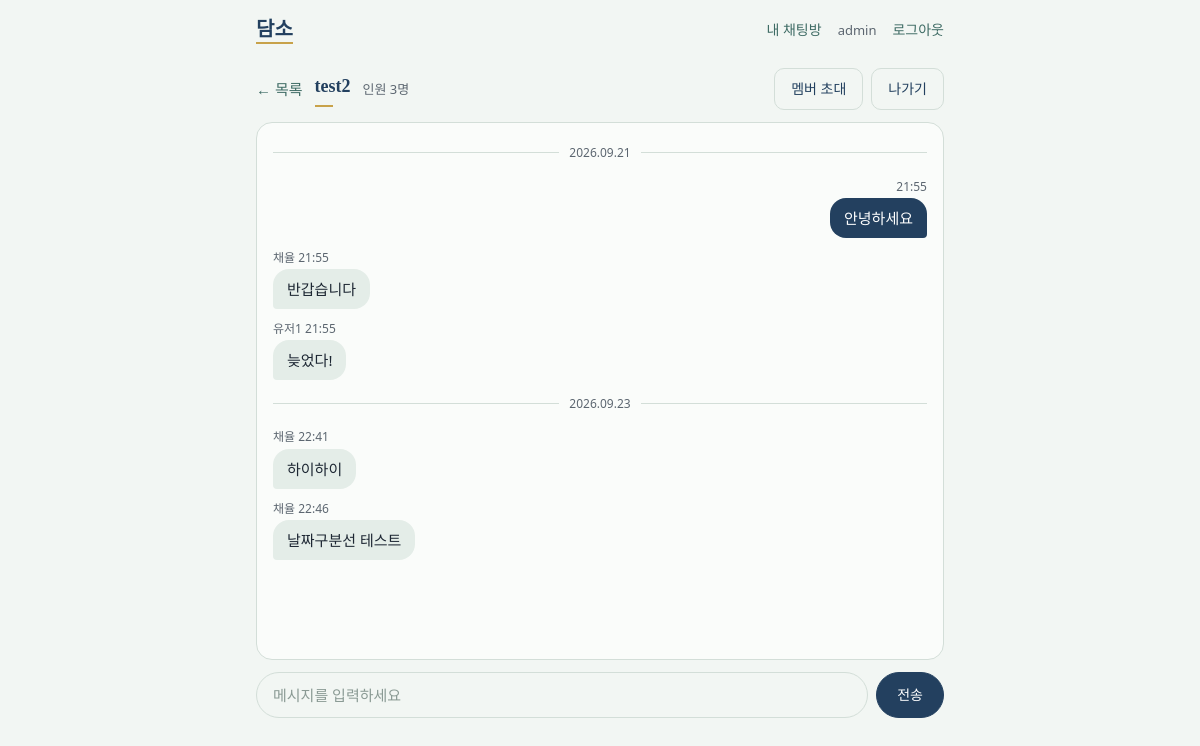
The page /room/2 (signed in) on the database its author committed.
### models.py (models this page shows)
class RoomInfo(db.Model):
    __tablename__ = "ROOM_INFO"
    RI_ID = db.Column(db.Integer, primary_key=True)
    RI_NAME = db.Column(db.String(50), nullable=True)
    RI_TYPE = db.Column(db.CHAR(1), nullable=False)
    RI_RDATE = db.Column(db.Date, nullable=False)

class ChatMessage(db.Model):
    __tablename__ = "CHAT_MESSAGE"
    CM_ID = db.Column(db.Integer, primary_key=True)
    RI_ID = db.Column(db.Integer, db.ForeignKey("ROOM_INFO.RI_ID"), nullable=False)
    UI_ID = db.Column(db.String(50), db.ForeignKey("USER_INFO.UI_ID"), nullable=False)
    CM_MESSAGE = db.Column(db.String(255), nullable=False)
    CM_DATE = db.Column(db.DateTime, nullable=False)

class UserInfo(db.Model):
    __tablename__ = "USER_INFO"
    UI_ID = db.Column(db.String(50), primary_key=True)
    UI_PW = db.Column(db.String(255), nullable=False)
    UI_NAME = db.Column(db.String(50), nullable=False)
    UI_MAIL = db.Column(db.String(50), nullable=False, unique=True)
    UI_RDATE = db.Column(db.Date, nullable=False)
    UI_WITHDRAWN = db.Column(db.Date, nullable=True)

### rooms.py (the view)
@rooms_bp.route('/room/<int:room_id>')
def chatting(room_id):
    user_id = session.get("user_id")
    if user_id is None:
        flash("로그인이 필요합니다.", "notice")
        return redirect("/login")
    if RoomMember.query.filter_by(RI_ID=room_id, UI_ID=user_id).first():
        room = RoomInfo.query.filter_by(RI_ID=room_id).first()
        messages = ChatMessage.query.filter_by(RI_ID=room_id).order_by(ChatMessage.CM_DATE).all()
        names = {u.UI_ID: u.UI_NAME for u in UserInfo.query.all()}
        member_ids = [m.UI_ID for m in RoomMember.query.filter_by(RI_ID=room_id).all()]
        room_name = _display_name(room, user_id, member_ids, names)
        return render_template(
            "chatting.html",
            room_id=room_id,
            room=room,
            room_name=room_name,
            messages=messages,
            names=names,
            member_count=len(member_ids)
        )
    flash("참여 중인 방이 아닙니다.", "notice")
    return redirect("/room")

### rooms.py (called while the page is built)
def _display_name(room, viewer_id, member_ids, names):
    if room.RI_TYPE == "D":
        other = next((uid for uid in member_ids if uid != viewer_id), None)
        if other:
            return names.get(other, other)
    return room.RI_NAME or "(이름 없음)"

### templates/chatting.html (shortened to what this page needs)
{% extends "base.html" %}
{% block content %}
<div class="chat" data-room-id="{{ room_id }}" data-me="{{ session.get('user_id') }}">
    <div class="chat-head">
        <a href="/room">&larr; 목록</a>
        <h1 class="title">{{ room_name }}</h1>
        <span class="muted">인원 {{ member_count }}명</span>
        <div class="chat-head-actions">
            {% if room.RI_TYPE == "G" %}
                <a class="btn btn-ghost" href="/room/{{ room_id }}/invite">멤버 초대</a>
            {% endif %}
            <form action="/room/{{ room_id }}/leave" method="POST" onsubmit="return confirm('정말 이 방을 나가시겠습니까?')">
                <button class="btn btn-ghost" type="submit">나가기</button>
            </form>
        </div>
    </div>
    <div id="messages" class="messages" data-last-date="{{ messages[-1].CM_DATE.strftime('%Y.%m.%d') if messages else '' }}">
        {% set ns = namespace(last_date=None) %}
        {% for m in messages %}
            {% set cur_date = m.CM_DATE.strftime("%Y.%m.%d") %}
            {% if cur_date != ns.last_date %}
                <div class="date-divider">{{ cur_date }}</div>
                {% set ns.last_date = cur_date %}
            {% endif %}
            <div class="msg {{ 'mine' if m.UI_ID == session.get('user_id') else '' }}">
                <div class="meta">
                    <span class="who">{{ names.get(m.UI_ID, m.UI_ID) }}</span>
                    <span>{{ m.CM_DATE.strftime("%H:%M") }}</span>
                </div>
                <div class="bubble">{{ m.CM_MESSAGE }}</div>
            </div>
        {% else %}
            <p class="empty" id="emptyNote">대화를 시작해 보세요.</p>
        {% endfor %}
    </div>
    <form class="chat-form" onsubmit="sendMessage(event)">
        <input id="msgInput" type="text" maxlength="255" placeholder="메시지를 입력하세요" autocomplete="off" required>
        <button class="btn" type="submit">전송</button>
    </form>
</div>
{% endblock %}

### static/style.css (style rules this page uses)
:root { --bg: #F2F6F3; --surface: #FAFCFA; --line: #D3DED8; --text: #1D2733; --text-sub: #5C6670; --navy: #23405F; --navy-dark: #1B3350; --celadon: #4F8078; --celadon-dark: #3E6B64; --celadon-soft: #E4EDE8; --gold: #C8A24A; --red: #B5473A; --r-sm: 10px; --r-md: 12px; --r-lg: 16px; --r-pill: 999px; --font-sans: "Pretendard", "Noto Sans KR", "Malgun Gothic", system-ui, sans-serif; --font-serif: "Noto Serif KR", "Nanum Myeongjo", "Batang", serif; }
* { box-sizing: border-box; }
body { margin: 0; background: var(--bg); color: var(--text); font-family: var(--font-sans); font-size: 15px; line-height: 1.6; }
a { color: var(--celadon-dark); text-decoration: none; }
.muted { color: var(--text-sub); font-size: 13px; }
.title { font-family: var(--font-serif); font-size: 22px; font-weight: 600; color: var(--navy); margin: 0 0 20px; }
.title::after { content: ""; display: block; width: 28px; height: 2px; background: var(--gold); margin-top: 8px; }
.btn { display: inline-block; border: 1px solid var(--navy); background: var(--navy); color: #FFFFFF; padding: 9px 16px; border-radius: var(--r-sm); font: inherit; font-size: 14px; cursor: pointer; text-align: center; white-space: nowrap; }
.btn-ghost { background: transparent; color: var(--navy); border-color: var(--line); }
input[type="text"], input[type="password"], input[type="email"], input[type="number"] { width: 100%; padding: 10px 12px; border: 1px solid var(--line); border-radius: var(--r-sm); background: var(--bg); font: inherit; color: var(--text); }
input::placeholder { color: #8A9A94; }
.chat { display: flex; flex-direction: column; height: calc(100vh - 150px); min-height: 420px; }
.chat-head { display: flex; align-items: center; gap: 12px; margin-bottom: 12px; }
.chat-head .title { margin: 0; font-size: 18px; }
.chat-head .title::after { margin-top: 4px; width: 18px; }
.chat-head-actions { margin-left: auto; display: flex; align-items: center; gap: 8px; }
.chat-head-actions form { margin: 0; }
.messages { flex: 1; overflow-y: auto; display: flex; flex-direction: column; gap: 10px; padding: 16px; background: var(--surface); border: 1px solid var(--line); border-radius: var(--r-lg); }
.date-divider { align-self: stretch; display: flex; align-items: center; gap: 10px; font-size: 12px; color: var(--text-sub); margin: 4px 0; }
.date-divider::before, .date-divider::after { content: ""; flex: 1; height: 1px; background: var(--line); }
.msg { max-width: 75%; align-self: flex-start; }
.msg.mine { align-self: flex-end; }
.meta { font-size: 12px; color: var(--text-sub); margin-bottom: 2px; }
.msg.mine .meta { text-align: right; }
.bubble { display: inline-block; padding: 8px 14px; background: var(--celadon-soft); border-radius: 16px 16px 16px 4px; word-break: break-word; text-align: left; }
.msg.mine .bubble { background: var(--navy); color: #FFFFFF; border-radius: 16px 16px 4px 16px; }
.chat-form { display: flex; gap: 8px; margin-top: 12px; }
.chat-form input { border-radius: var(--r-pill); padding: 10px 16px; }
.chat-form .btn { border-radius: var(--r-pill); padding: 10px 20px; flex: none; }

### rows shown on the page
RoomInfo: RI_NAME "test2"
ChatMessage: cur_date "2026.09.21", CM_DATE "21:55", CM_MESSAGE "안녕하세요"
ChatMessage: CM_DATE "21:55", CM_MESSAGE "반갑습니다"
UserInfo: get "채율"
ChatMessage: CM_DATE "21:55", CM_MESSAGE "늦었다!"
UserInfo: get "유저1"
ChatMessage: cur_date "2026.09.23", CM_DATE "22:41", CM_MESSAGE "하이하이"
ChatMessage: CM_DATE "22:46", CM_MESSAGE "날짜구분선 테스트"

### other values the page prints
{{ session.get("user_id") }} "admin"
{{ member_count }} "3"
